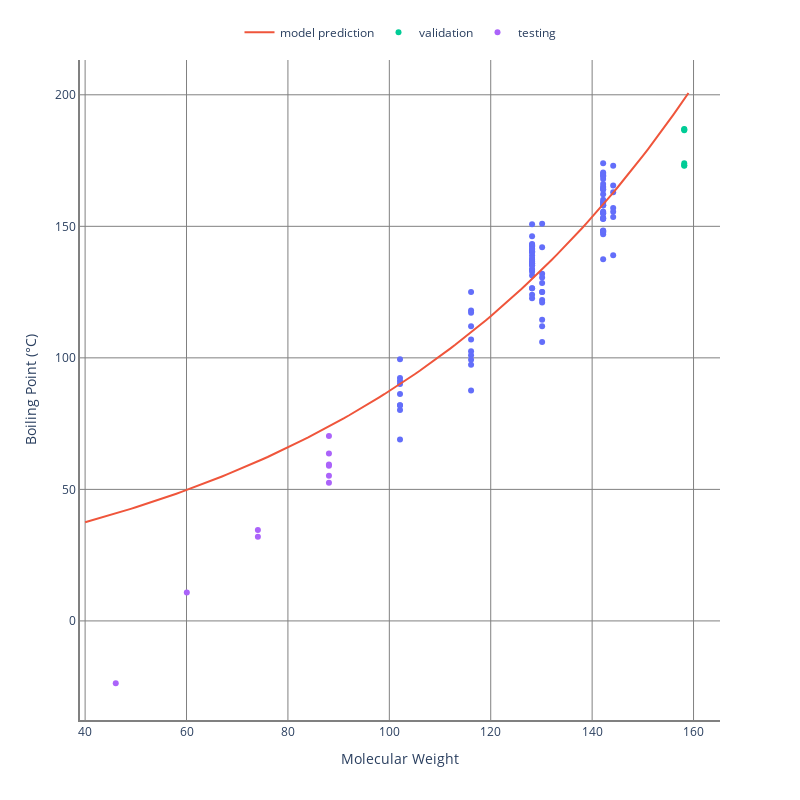

Source (notebook cell):
### Code cell
(
    spex_X_train,
    spex_X_val,
    spex_X_test,
    spex_y_train,
    spex_y_val,
    spex_y_test,
    _,_,_
) = train_val_test_split(
    weights.reshape(-1, 1),
    sampler="sphere_exclusion",
    hopts=dict(
        metric="euclidean",
        distance_cutoff=0.1,
    ),
    **tts_args,
)
scatter(spex_X_train.flatten(),
    spex_X_val.flatten(),
    spex_X_test.flatten(),
    spex_y_train,
    spex_y_val,
    spex_y_test,)
